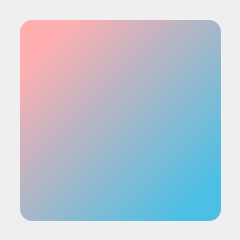
<?xml version="1.0" encoding="UTF-8"?>
<ui version="4.0">
 <class>Form</class>
 <widget class="QWidget" name="Form">
  <property name="geometry">
   <rect>
    <x>0</x>
    <y>0</y>
    <width>240</width>
    <height>240</height>
   </rect>
  </property>
  <property name="minimumSize">
   <size>
    <width>240</width>
    <height>240</height>
   </size>
  </property>
  <property name="maximumSize">
   <size>
    <width>240</width>
    <height>240</height>
   </size>
  </property>
  <property name="windowTitle">
   <string>Form</string>
  </property>
  <property name="styleSheet">
   <string notr="true"/>
  </property>
  <widget class="QPushButton" name="pushButton">
   <property name="geometry">
    <rect>
     <x>20</x>
     <y>20</y>
     <width>201</width>
     <height>201</height>
    </rect>
   </property>
   <property name="styleSheet">
    <string notr="true">border-radius:12px;
background-color: qlineargradient(spread:pad, x1:0, y1:0, x2:1, y2:1, stop:0.121547 rgba(255, 175, 175, 255), stop:0.878453 rgba(78, 191, 228, 255));

</string>
   </property>
   <property name="text">
    <string/>
   </property>
   <property name="icon">
    <iconset resource="../res/res.qrc">
     <normaloff>:/images/21.jpg</normaloff>
     <normalon>:/images/22.jpg</normalon>
     <selectedoff>:/images/22.jpg</selectedoff>:/images/21.jpg</iconset>
   </property>
   <property name="iconSize">
    <size>
     <width>180</width>
     <height>180</height>
    </size>
   </property>
   <property name="checkable">
    <bool>true</bool>
   </property>
   <property name="checked">
    <bool>false</bool>
   </property>
   <property name="autoRepeat">
    <bool>false</bool>
   </property>
   <property name="autoExclusive">
    <bool>false</bool>
   </property>
   <property name="autoDefault">
    <bool>true</bool>
   </property>
   <property name="flat">
    <bool>false</bool>
   </property>
  </widget>
 </widget>
 <resources>
  <include location="../res/res.qrc"/>
 </resources>
 <connections/>
</ui>
